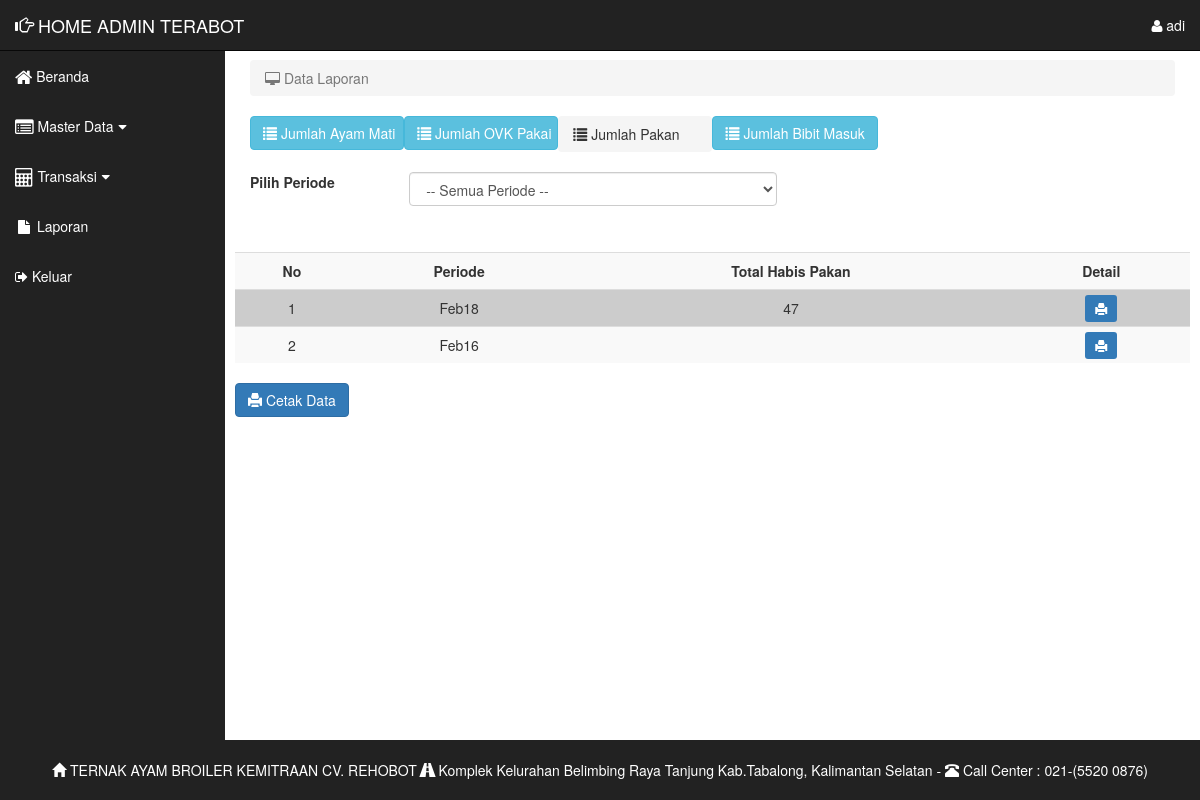
The app's page /admin/lappakan.php (signed in), older data.
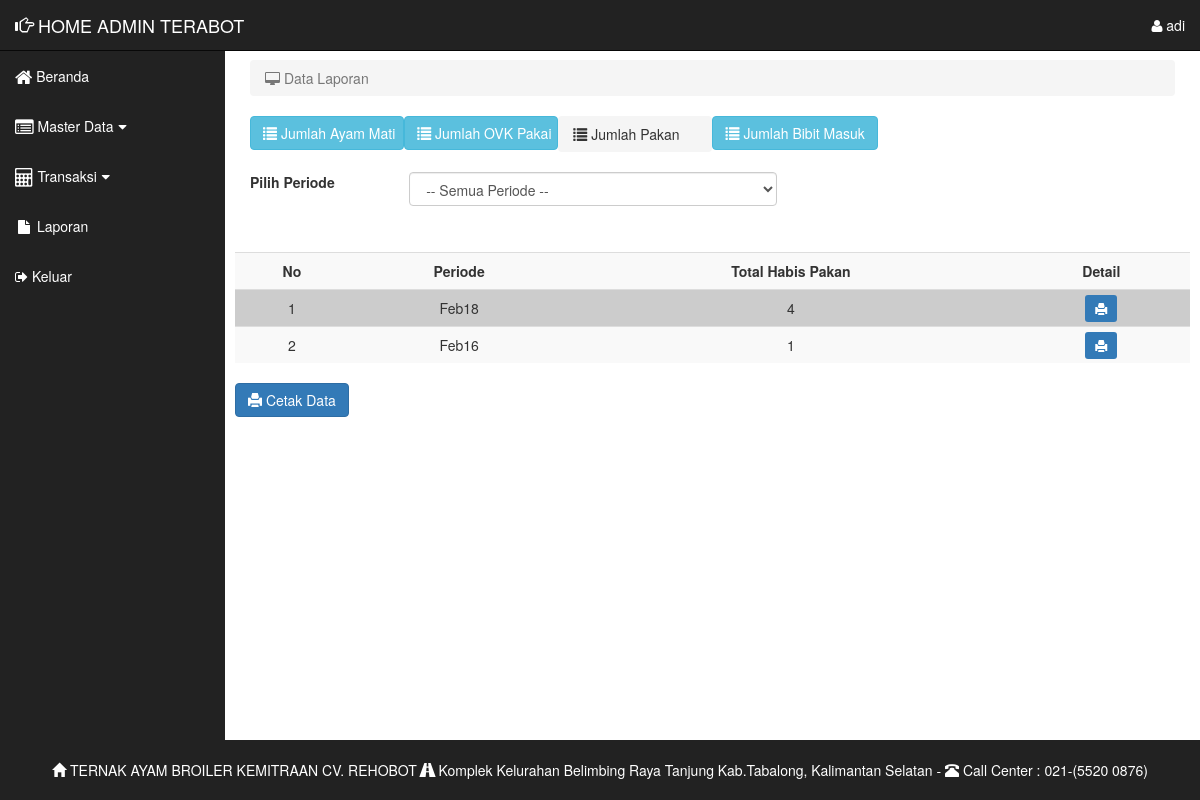
The same page, newer data.
### tables this page shows
CREATE TABLE `tbpenyerahanbibit` (
  `IDProduksi` varchar(6) NOT NULL,
  `IDPeternak` varchar(6) NOT NULL,
  `IDSupplier` varchar(6) NOT NULL,
  `Strain` varchar(10) NOT NULL,
  `TanggalChickIn` date NOT NULL,
  `JumlahChickIn` varchar(11) NOT NULL,
  `Harga` varchar(20) NOT NULL,
  `Periode` varchar(15) NOT NULL,
  `KondisiChickIn` varchar(15) NOT NULL,
  `IDDataKandang` varchar(6) NOT NULL
);

### admin/lappakan.php (the view, shortened to what this page needs)
<?php
include 'header.php';
include '../conn.php';?>
<div id="page-wrapper">
<div class="container-fluid">
                <div class="row">
                <div class="col-lg-12">
                <ol class="breadcrumb">
                <li class="active">
                <i class="fa fa-desktop"></i> Data Laporan</a></li>
                </ol>
                </div>
                </div>
				<div class="dataTable_wrapper">
  <div class="form-group">
<a href="laporan.php" class="btn btn-info  col-lg-2"><span class='glyphicon glyphicon-list'></span> Jumlah Ayam Mati</a>
<a href="lapovk.php" class="btn btn-info col-lg-2"><span class='glyphicon glyphicon-list'></span>  Jumlah OVK Pakai</a>
<ol class="breadcrumb col-lg-2">
<th class="active" ><span class='glyphicon glyphicon-list'></span>  Jumlah Pakan</th></ol>
<a href="lapbibit.php" class="btn btn-info "><span class='glyphicon glyphicon-list'></span>  Jumlah Bibit Masuk</a></ol>
 </div>
</div>
</div>
<div class="table-responsive">
  <table class="table table-striped table-hover" bgcolor="#CCCCCC">
    <tr align="center">
 <form class="form-inline" method="get">
	 <div class="col-xs-2"><label> Pilih Periode</label>
    </div>
	<div class="col-xs-5">
	  <select class="form-control col-md-4" span="label label-success" onchange="form.submit()" name="anu" >
		<option value="">-- Semua Periode --</option>
		<?php
		  $anu =  @$_GET['anu'];
		?>
		</select>
		</div>
  </form>
  <br></br>  <br></br>
	  <th>No</th>
      <th>Periode</th>
	  <th>Total Habis Pakan</th>
      <th>Detail</th>
    </tr>
    <?php
    if ($anu) {
      $sql = mysqli_query($koneksi, "SELECT `tbpenyerahanbibit` .* , `tbpemeliharaanharian`.`IDProduksi`,SUM(`tbpemeliharaanharian`.`PakanAct`+`tbpemeliharaanharian`.`PakanStd`) as `total` FROM `tbpenyerahanbibit` LEFT JOIN `tbpemeliharaanharian` ON `tbpenyerahanbibit`.`IDProduksi` = `tbpemeliharaanharian`.`IDProduksi` WHERE `tbpenyerahanbibit`.`Periode` = '$anu'");
	  } else {
		  $sql= mysqli_query ($koneksi, "SELECT `tbpenyerahanbibit` .* , `tbpemeliharaanharian`.`IDProduksi`,SUM(`tbpemeliharaanharian`.`PakanAct`+`tbpemeliharaanharian`.`PakanStd`) as `total` FROM `tbpenyerahanbibit` LEFT JOIN `tbpemeliharaanharian` ON `tbpenyerahanbibit`.`IDProduksi` = `tbpemeliharaanharian`.`IDProduksi` GROUP by `tbpenyerahanbibit`.`Periode` desc");
	  }
	 if (mysqli_num_rows($sql) == 0) {
        echo "<tr><td colspan=\"9\">Tidak Ada Data</td></tr>";
      } else {
        $no = 0;
        while ($data = mysqli_fetch_array($sql)) {
          $no++;
          echo '
        <tr align="center" bgcolor="#CCCCCC">
          <td>'.$no.'</td>
          <td>'.$data[7].'</td>
		  <td align="center">'.$data[11].'</td>
          <td align="center"><a href="cetakpakanper.php?id='.$data[7].'" target="_blank" class="btn-primary btn-sm"><span class="glyphicon glyphicon-print" aria-hidden="true"></span></a>
          </td>
        </tr>';
        }
      }
    ?>
  </table>
</div>
	<div class="table-responsive">
 <a href="cetakpakanall.php" target="_blank" class="btn btn-primary" name="simpan"><span class="glyphicon glyphicon-print"></span> Cetak Data</button><a/>
</div>
</div>
<?php include 'footer.php';?>

Row changes from the older to the newer data that the page shows:
changed tbpenyerahanbibit "Feb18": data "47" → "4"
changed tbpenyerahanbibit "Feb16": data (not shown) → "1"
